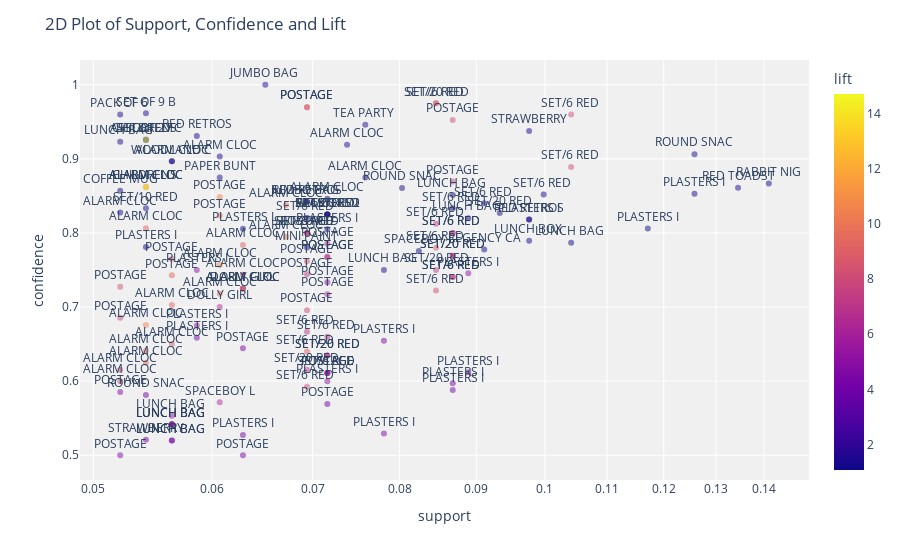

The notebook cell this image was saved under:
### Markdown cell above
# 4. Plot Model

### Code cell
plot_model(model1)

### Figure 1 — Plotly figure (JSON) as saved in the notebook; plotly's stock layout.template omitted (floating-point values rounded to 4 significant figures; data arrays with more than 128 entries replaced by an {"elided": "..."} marker saying what was removed)
{"data": [{"customdata": {"elided": "141x2 str values"}, "hovertemplate": "support=%{x}<br>confidence=%{y}<br>antecedents_short=%{text}<br>antecedents=%{customdata[0]}<br>consequents=%{customdata[1]}<br>lift=%{marker.color}<extra></extra>", "legendgroup": "", "marker": {"color": {"elided": "141 float values"}, "coloraxis": "coloraxis", "opacity": 0.5, "symbol": "circle"}, "mode": "markers+text", "name": "", "orientation": "v", "showlegend": false, "text": {"elided": "141 str values"}, "textposition": "top center", "type": "scatter", "x": {"elided": "141 float values"}, "xaxis": "x", "y": {"elided": "141 float values"}, "yaxis": "y"}], "layout": {"autosize": true, "coloraxis": {"colorbar": {"title": {"text": "lift"}}, "colorscale": [[0, "#0d0887"], [0.1111, "#46039f"], [0.2222, "#7201a8"], [0.3333, "#9c179e"], [0.4444, "#bd3786"], [0.5556, "#d8576b"], [0.6667, "#ed7953"], [0.7778, "#fb9f3a"], [0.8889, "#fdca26"], [1, "#f0f921"]]}, "legend": {"tracegroupgap": 0}, "margin": {"t": 60}, "plot_bgcolor": "rgb(240,240,240)", "title": {"text": "2D Plot of Support, Confidence and Lift"}, "xaxis": {"anchor": "y", "autorange": true, "domain": [0, 1], "range": [-1.311, -0.8231], "title": {"text": "support"}, "type": "log"}, "yaxis": {"anchor": "x", "autorange": true, "domain": [0, 1], "range": [0.4687, 1.031], "title": {"text": "confidence"}, "type": "linear"}}}
